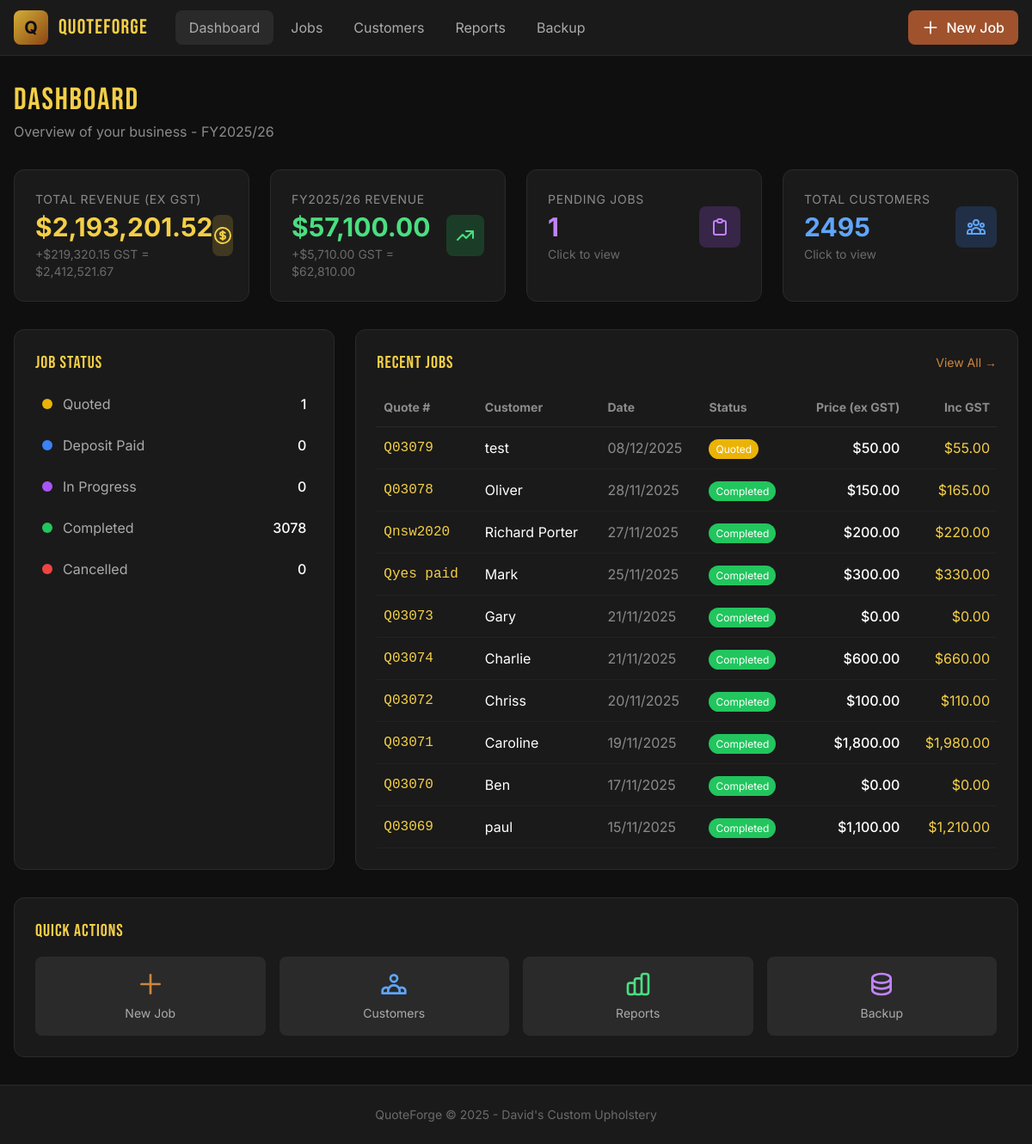
/ (signed in), run on the app's committed database.
### app.py (models this page shows, shortened)
class Job(db.Model):
    id = db.Column(db.Integer, primary_key=True)
    customer_id = db.Column(db.Integer, db.ForeignKey('customer.id'), nullable=False)
    quote_number = db.Column(db.String(50), unique=True)
    description = db.Column(db.Text)
    price = db.Column(db.Float, default=0)  # Price ex GST
    deposit = db.Column(db.Float, default=0)
    status = db.Column(db.String(50), default='quoted')
    notes = db.Column(db.Text)
    date = db.Column(db.Date, default=lambda: date.today())
    created_at = db.Column(db.DateTime, default=datetime.utcnow)
    materials = db.relationship('Material', backref='job', lazy=True, cascade='all, delete-orphan')
    @property
    def price_inc_gst(self):
        return (self.price or 0) * (1 + GST_RATE)

class Customer(db.Model):
    id = db.Column(db.Integer, primary_key=True)
    name = db.Column(db.String(200), nullable=False)
    phone = db.Column(db.String(50))
    email = db.Column(db.String(200))
    address = db.Column(db.Text)
    jobs = db.relationship('Job', backref='customer', lazy=True)
    created_at = db.Column(db.DateTime, default=datetime.utcnow)

### app.py (the view)
@app.route('/')
@login_required
def index():
    total_jobs = Job.query.count()
    total_customers = Customer.query.count()
    current_fy = get_financial_year(date.today())
    fy_start, fy_end = get_fy_dates(current_fy)
    total_revenue = db.session.query(db.func.sum(Job.price)).filter(
        Job.status.in_(['completed', 'deposit_paid', 'in_progress'])
    ).scalar() or 0
    fy_revenue = db.session.query(db.func.sum(Job.price)).filter(
        Job.status.in_(['completed', 'deposit_paid', 'in_progress']),
        Job.date >= fy_start,
        Job.date <= fy_end
    ).scalar() or 0
    pending_jobs = Job.query.filter(
        Job.status.in_(['quoted', 'deposit_paid', 'in_progress'])
    ).count()
    recent_jobs = Job.query.order_by(Job.date.desc()).limit(10).all()
    status_counts = {}
    for status in STATUS_LABELS.keys():
        status_counts[status] = Job.query.filter(Job.status == status).count()
    return render_template('index.html',
                         total_jobs=total_jobs,
                         total_customers=total_customers,
                         total_revenue=total_revenue,
                         fy_revenue=fy_revenue,
                         pending_jobs=pending_jobs,
                         recent_jobs=recent_jobs,
                         status_counts=status_counts,
                         current_fy=current_fy)

### app.py (called while the page is built)
def login_required(f):
    @wraps(f)
    def decorated_function(*args, **kwargs):
        if not session.get('logged_in'):
            return redirect(url_for('login', next=request.url))
        return f(*args, **kwargs)
    return decorated_function

def get_financial_year(d):
    if d.month >= 7:
        return d.year
    return d.year - 1

def get_fy_dates(fy_year):
    start = date(fy_year, 7, 1)
    end = date(fy_year + 1, 6, 30)
    return start, end

@app.template_filter('currency')
def currency_filter(value):
    try:
        return f"${float(value):,.2f}"
    except:
        return "$0.00"

@app.template_filter('ausdate')
def ausdate_filter(value):
    if value:
        if isinstance(value, str):
            try:
                value = datetime.strptime(value, '%Y-%m-%d').date()
            except:
                return value
        return value.strftime('%d/%m/%Y')
    return ''

@app.template_filter('fy_label')
def fy_label_filter(fy_year):
    return f"FY{fy_year}/{str(fy_year+1)[-2:]}"

@app.context_processor
def utility_processor():
    return {
        'STATUS_LABELS': STATUS_LABELS,
        'STATUS_COLORS': STATUS_COLORS,
        'GST_RATE': GST_RATE,
        'today': date.today(),
        'current_fy': get_financial_year(date.today())
    }

@app.after_request
def set_security_headers(response):
    response.headers['X-Content-Type-Options'] = 'nosniff'
    response.headers['X-Frame-Options'] = 'DENY'
    response.headers['X-XSS-Protection'] = '1; mode=block'
    response.headers['Strict-Transport-Security'] = 'max-age=31536000; includeSubDomains'
    response.headers.pop('Server', None)
    return response

### templates/index.html (shortened to what this page needs)
{% extends 'base.html' %}
{% block content %}
<div class="mb-8">
    <h1 class="font-display text-4xl tracking-wider text-brass-400">DASHBOARD</h1>
    <p class="text-workshop-400 mt-1">Overview of your business - {{ current_fy|fy_label }}</p>
</div>
<div class="grid grid-cols-1 md:grid-cols-2 lg:grid-cols-4 gap-6 mb-8">
    <a href="{{ url_for('reports') }}" class="bg-workshop-800 rounded-xl p-6 border border-workshop-700 hover:border-brass-500 hover:bg-workshop-750 transition-all cursor-pointer group">
        <div class="flex items-center justify-between">
            <div>
                <p class="text-workshop-400 text-sm uppercase tracking-wider">Total Revenue (ex GST)</p>
                <p class="text-3xl font-bold text-brass-400 mt-1 group-hover:text-brass-300 transition">{{ total_revenue|currency }}</p>
                <p class="text-sm text-workshop-500 mt-1">+{{ (total_revenue * 0.1)|currency }} GST = {{ (total_revenue * 1.1)|currency }}</p>
            </div>
            <div class="w-12 h-12 bg-brass-500/20 rounded-lg flex items-center justify-center group-hover:bg-brass-500/30 transition">
            </div>
        </div>
    </a>
    <a href="{{ url_for('reports', fy=current_fy) }}" class="bg-workshop-800 rounded-xl p-6 border border-workshop-700 hover:border-green-500 hover:bg-workshop-750 transition-all cursor-pointer group">
        <div class="flex items-center justify-between">
            <div>
                <p class="text-workshop-400 text-sm uppercase tracking-wider">{{ current_fy|fy_label }} Revenue</p>
                <p class="text-3xl font-bold text-green-400 mt-1 group-hover:text-green-300 transition">{{ fy_revenue|currency }}</p>
                <p class="text-sm text-workshop-500 mt-1">+{{ (fy_revenue * 0.1)|currency }} GST = {{ (fy_revenue * 1.1)|currency }}</p>
            </div>
            <div class="w-12 h-12 bg-green-500/20 rounded-lg flex items-center justify-center group-hover:bg-green-500/30 transition">
                <svg class="w-6 h-6 text-green-400 group-hover:scale-110 transition-transform" fill="none" stroke="currentColor" viewBox="0 0 24 24"><path stroke-linecap="round" stroke-linejoin="round" stroke-width="2" d="M13 7h8m0 0v8m0-8l-8 8-4-4-6 6"></path></svg>
            </div>
        </div>
    </a>
    <a href="{{ url_for('jobs', status='quoted') }}" class="bg-workshop-800 rounded-xl p-6 border border-workshop-700 hover:border-purple-500 hover:bg-workshop-750 transition-all cursor-pointer group">
        <div class="flex items-center justify-between">
            <div>
                <p class="text-workshop-400 text-sm uppercase tracking-wider">Pending Jobs</p>
                <p class="text-3xl font-bold text-purple-400 mt-1 group-hover:text-purple-300 transition">{{ pending_jobs }}</p>
                <p class="text-sm text-workshop-500 mt-1">Click to view</p>
            </div>
            <div class="w-12 h-12 bg-purple-500/20 rounded-lg flex items-center justify-center group-hover:bg-purple-500/30 transition">
            </div>
        </div>
    </a>
    <a href="{{ url_for('customers') }}" class="bg-workshop-800 rounded-xl p-6 border border-workshop-700 hover:border-blue-500 hover:bg-workshop-750 transition-all cursor-pointer group">
        <div class="flex items-center justify-between">
            <div>
                <p class="text-workshop-400 text-sm uppercase tracking-wider">Total Customers</p>
                <p class="text-3xl font-bold text-blue-400 mt-1 group-hover:text-blue-300 transition">{{ total_customers }}</p>
                <p class="text-sm text-workshop-500 mt-1">Click to view</p>
            </div>
            <div class="w-12 h-12 bg-blue-500/20 rounded-lg flex items-center justify-center group-hover:bg-blue-500/30 transition">
            </div>
        </div>
    </a>
</div>
<div class="grid grid-cols-1 lg:grid-cols-3 gap-6 mb-8">
    <div class="lg:col-span-1 bg-workshop-800 rounded-xl p-6 border border-workshop-700">
        <h2 class="font-display text-xl tracking-wider text-brass-400 mb-4">JOB STATUS</h2>
        <div class="space-y-3">
            {% for status, label in STATUS_LABELS.items() %}
            <a href="{{ url_for('jobs', status=status) }}" class="flex items-center justify-between hover:bg-workshop-700/50 rounded-lg px-2 py-1.5 transition cursor-pointer group">
                <div class="flex items-center space-x-3">
                    <div class="w-3 h-3 rounded-full {{ STATUS_COLORS[status] }}"></div>
                    <span class="text-workshop-300 group-hover:text-white transition">{{ label }}</span>
                </div>
                <span class="text-white font-medium group-hover:text-brass-400 transition">{{ status_counts.get(status, 0) }}</span>
            </a>
            {% endfor %}
        </div>
    </div>
    <div class="lg:col-span-2 bg-workshop-800 rounded-xl p-6 border border-workshop-700">
        <div class="flex items-center justify-between mb-4">
            <h2 class="font-display text-xl tracking-wider text-brass-400">RECENT JOBS</h2>
            <a href="{{ url_for('jobs') }}" class="text-leather-400 hover:text-leather-300 text-sm">View All →</a>
        </div>
        <div class="overflow-x-auto">
            <table class="w-full">
                <thead>
                    <tr class="text-workshop-400 text-sm border-b border-workshop-700">
                        <th class="text-left py-3 px-2">Quote #</th>
                        <th class="text-left py-3 px-2">Customer</th>
                        <th class="text-left py-3 px-2">Date</th>
                        <th class="text-left py-3 px-2">Status</th>
                        <th class="text-right py-3 px-2">Price (ex GST)</th>
                        <th class="text-right py-3 px-2">Inc GST</th>
                    </tr>
                </thead>
                <tbody>
                    {% for job in recent_jobs %}
                    <tr class="border-b border-workshop-700/50 hover:bg-workshop-700/30 transition cursor-pointer" onclick="window.location='{{ url_for('job_detail', job_id=job.id) }}'">
                        <td class="py-3 px-2 font-mono text-brass-400">{{ job.quote_number }}</td>
                        <td class="py-3 px-2">{{ job.customer.name }}</td>
                        <td class="py-3 px-2 text-workshop-400">{{ job.date|ausdate }}</td>
                        <td class="py-3 px-2">
                            <span class="px-2 py-1 rounded-full text-xs {{ STATUS_COLORS[job.status] }} text-white">{{ STATUS_LABELS[job.status] }}</span>
                        </td>
                        <td class="py-3 px-2 text-right font-medium">{{ job.price|currency }}</td>
                        <td class="py-3 px-2 text-right text-brass-400">{{ job.price_inc_gst|currency }}</td>
                    </tr>
                    {% else %}
                    <tr>
                        <td colspan="6" class="py-8 text-center text-workshop-500">No jobs yet. <a href="{{ url_for('job_new') }}" class="text-leather-400 hover:underline">Create your first job</a></td>
                    </tr>
                    {% endfor %}
                </tbody>
            </table>
        </div>
    </div>
</div>
<div class="bg-workshop-800 rounded-xl p-6 border border-workshop-700">
    <h2 class="font-display text-xl tracking-wider text-brass-400 mb-4">QUICK ACTIONS</h2>
    <div class="grid grid-cols-2 md:grid-cols-4 gap-4">
        <a href="{{ url_for('job_new') }}" class="flex flex-col items-center p-4 bg-workshop-700 rounded-lg hover:bg-workshop-600 transition">
            <svg class="w-8 h-8 text-leather-400 mb-2" fill="none" stroke="currentColor" viewBox="0 0 24 24"><path stroke-linecap="round" stroke-linejoin="round" stroke-width="2" d="M12 4v16m8-8H4"></path></svg>
            <span class="text-sm text-workshop-300">New Job</span>
        </a>
        <a href="{{ url_for('customers') }}" class="flex flex-col items-center p-4 bg-workshop-700 rounded-lg hover:bg-workshop-600 transition">
            <span class="text-sm text-workshop-300">Customers</span>
        </a>
        <a href="{{ url_for('reports') }}" class="flex flex-col items-center p-4 bg-workshop-700 rounded-lg hover:bg-workshop-600 transition">
            <span class="text-sm text-workshop-300">Reports</span>
        </a>
        <a href="{{ url_for('backup_page') }}" class="flex flex-col items-center p-4 bg-workshop-700 rounded-lg hover:bg-workshop-600 transition">
            <span class="text-sm text-workshop-300">Backup</span>
        </a>
    </div>
</div>
{% endblock %}

### templates/base.html (shortened to what this page needs)
<!DOCTYPE html>
<html lang="en">
<head>
    <script src="https://cdn.tailwindcss.com"></script>
</head>
<body class="bg-workshop-900 text-white min-h-screen">
    <nav class="bg-workshop-800 border-b border-workshop-700 sticky top-0 z-50">
        <div class="max-w-7xl mx-auto px-4">
            <div class="flex items-center justify-between h-16">
                <div class="flex items-center space-x-8">
                    <a href="{{ url_for('index') }}" class="flex items-center space-x-3">
                        <div class="w-10 h-10 rounded-lg gradient-border flex items-center justify-center">
                            <span class="text-workshop-900 font-bold text-xl">Q</span>
                        </div>
                        <span class="font-display text-2xl tracking-wider text-brass-400">QUOTEFORGE</span>
                    </a>
                    <div class="hidden md:flex items-center space-x-1">
                        <a href="{{ url_for('index') }}" class="px-4 py-2 rounded-lg text-workshop-300 hover:text-white hover:bg-workshop-700 transition {% if request.endpoint == 'index' %}bg-workshop-700 text-white{% endif %}">Dashboard</a>
                        <a href="{{ url_for('jobs') }}" class="px-4 py-2 rounded-lg text-workshop-300 hover:text-white hover:bg-workshop-700 transition ">Jobs</a>
                        <a href="{{ url_for('customers') }}" class="px-4 py-2 rounded-lg text-workshop-300 hover:text-white hover:bg-workshop-700 transition ">Customers</a>
                        <a href="{{ url_for('reports') }}" class="px-4 py-2 rounded-lg text-workshop-300 hover:text-white hover:bg-workshop-700 transition ">Reports</a>
                        <a href="{{ url_for('backup_page') }}" class="px-4 py-2 rounded-lg text-workshop-300 hover:text-white hover:bg-workshop-700 transition ">Backup</a>
                    </div>
                </div>
                <a href="{{ url_for('job_new') }}" class="hidden md:flex items-center space-x-2 px-4 py-2 bg-leather-500 hover:bg-leather-400 rounded-lg transition font-medium">
                    <svg class="w-5 h-5" fill="none" stroke="currentColor" viewBox="0 0 24 24"><path stroke-linecap="round" stroke-linejoin="round" stroke-width="2" d="M12 4v16m8-8H4"></path></svg>
                    <span>New Job</span>
                </a>
            </div>
        </div>
    </nav>
    <main class="max-w-7xl mx-auto px-4 py-8">
        {% block content %}{% endblock %}
    </main>
    <footer class="bg-workshop-800 border-t border-workshop-700 mt-auto py-6">
        <div class="max-w-7xl mx-auto px-4 text-center text-workshop-500 text-sm">
            <p>QuoteForge &copy; 2025 - David's Custom Upholstery</p>
        </div>
    </footer>
</body>
</html>

### templates/base.html (style rules this page uses)
body { font-family: 'Inter', sans-serif; }
.font-display { font-family: 'Bebas Neue', sans-serif; }
.gradient-border { background: linear-gradient(135deg, #D4AF37 0%, #8B4513 100%); }

### data on the page
Job: quote_number "Q03079", customer.name "test", date|ausdate "08/12/2025", status "Quoted", price "$50.00", price_inc_gst "$55.00"
Job: quote_number "Q03078", customer.name "Oliver", date|ausdate "28/11/2025", status "Completed", price "$150.00", price_inc_gst "$165.00"
Job: quote_number "Qnsw2020", customer.name "Richard Porter", date|ausdate "27/11/2025", status "Completed", price "$200.00", price_inc_gst "$220.00"
Job: quote_number "Qyes paid", customer.name "Mark", date|ausdate "25/11/2025", status "Completed", price "$300.00", price_inc_gst "$330.00"
Job: quote_number "Q03073", customer.name "Gary", date|ausdate "21/11/2025", status "Completed", price "$0.00", price_inc_gst "$0.00"
Job: quote_number "Q03074", customer.name "Charlie", date|ausdate "21/11/2025", status "Completed", price "$600.00", price_inc_gst "$660.00"
Job: quote_number "Q03072", customer.name "Chriss", date|ausdate "20/11/2025", status "Completed", price "$100.00", price_inc_gst "$110.00"
Job: quote_number "Q03071", customer.name "Caroline", date|ausdate "19/11/2025", status "Completed", price "$1,800.00", price_inc_gst "$1,980.00"
Job: quote_number "Q03070", customer.name "Ben", date|ausdate "17/11/2025", status "Completed", price "$0.00", price_inc_gst "$0.00"
Job: quote_number "Q03069", customer.name "paul", date|ausdate "15/11/2025", status "Completed", price "$1,100.00", price_inc_gst "$1,210.00"

### other printed values
{{ current_fy|fy_label }} "FY2025/26"
{{ total_revenue|currency }} "$2,193,201.52"
{{ (total_revenue * 0.1)|currency }} "$219,320.15"
{{ (total_revenue * 1.1)|currency }} "$2,412,521.67"
{{ fy_revenue|currency }} "$57,100.00"
{{ (fy_revenue * 0.1)|currency }} "$5,710.00"
{{ (fy_revenue * 1.1)|currency }} "$62,810.00"
{{ pending_jobs }} "1"
{{ total_customers }} "2495"
{{ label }} "Quoted" "Deposit Paid" "In Progress" "Completed" "Cancelled"
{{ status_counts.get(status, 0) }} "1" "0" "0" "3078" "0"
